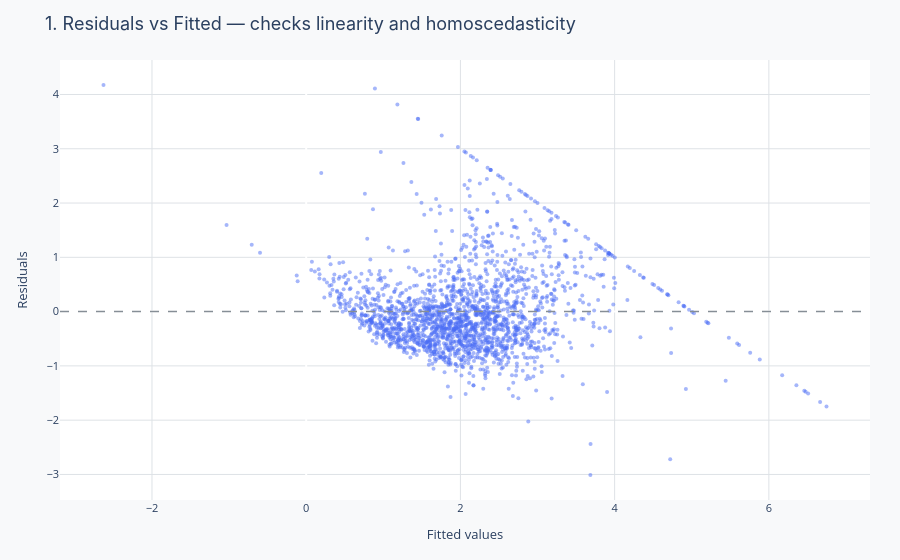
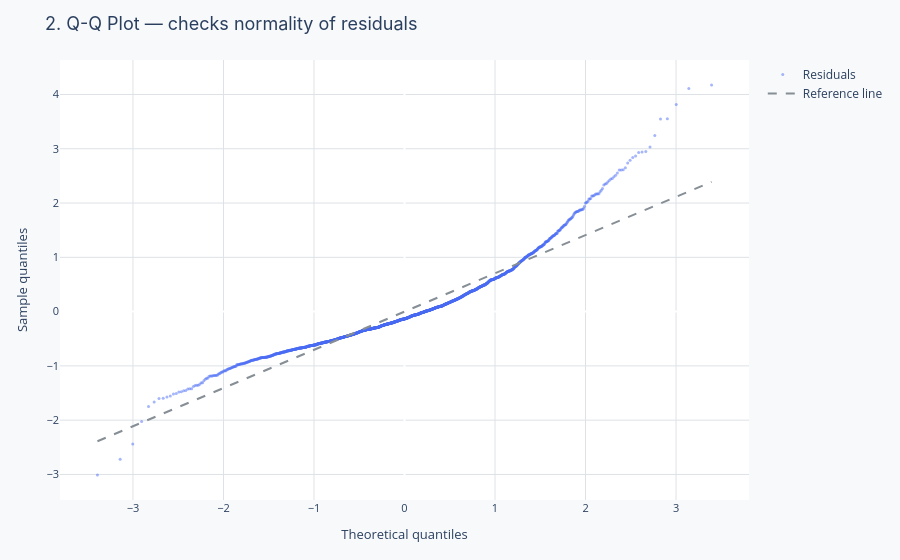
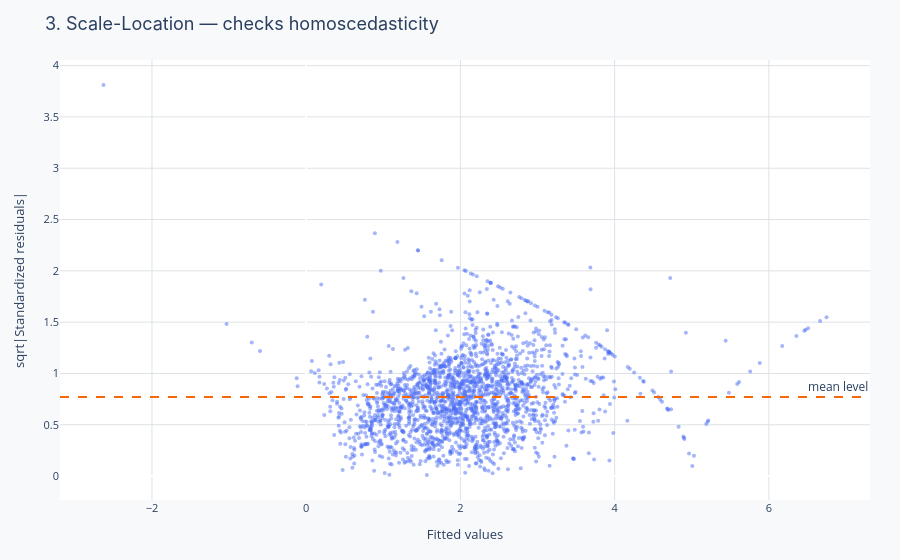

Here is the notebook cell these charts were saved with, in order:
### Markdown cell above
---
## Residual Analysis in Depth

A residual is the difference between the actual value and the model's prediction:

$$e_i = y_i - \hat{y}_i$$

**Standardized residuals** divide each residual by the estimated standard deviation of all residuals, making them comparable across different scales. Any standardized residual with absolute value above 3 is worth investigating as a potential outlier.

### The three diagnostic plots

| Plot | Checks | Good pattern | Warning pattern |
|------|--------|-------------|----------------|
| Residuals vs Fitted | Linearity and homoscedasticity | Random scatter around y = 0 | Curved trend or funnel shape |
| Q-Q Plot | Normality of residuals | Points fall on the diagonal | S-curve or heavy tails |
| Scale-Location | Homoscedasticity | Flat horizontal band | Upward slope (variance increases) |

The three charts below use a 2,000-observation sample from California Housing.

### Code cell
import statsmodels.api as sm
from scipy import stats as sp_stats
from sklearn.datasets import fetch_california_housing

np.random.seed(42)
_h = fetch_california_housing(as_frame=True)
_X, _y = _h.data.values, _h.target.values
_idx = np.random.choice(len(_X), 2000, replace=False)
_Xd, _yd = _X[_idx], _y[_idx]

_Xc      = sm.add_constant(_Xd)
_sm      = sm.OLS(_yd, _Xc).fit()
_inf     = _sm.get_influence()
_fitted  = _sm.fittedvalues
_resid   = _sm.resid
_sresid  = _inf.resid_studentized_internal

# 1. Residuals vs Fitted
_f1 = go.Figure(
    data=go.Scatter(x=_fitted, y=_resid, mode="markers",
        marker=dict(color=PALETTE["primary"], size=4, opacity=0.5), name="Residual"),
    layout=base_layout("1. Residuals vs Fitted — checks linearity and homoscedasticity",
        "Fitted values", "Residuals"),
)
_f1.add_hline(y=0, line_color=PALETTE["muted"], line_width=1.5, line_dash="dash")
_f1.show()

# 2. Q-Q Plot
(osm, osr), _ = sp_stats.probplot(_resid)
_qs, _qi = np.polyfit(osm, osr, 1)
_qx = np.array([float(osm.min()), float(osm.max())])
_f2 = go.Figure(layout=base_layout("2. Q-Q Plot — checks normality of residuals",
    "Theoretical quantiles", "Sample quantiles"))
_f2.add_trace(go.Scatter(x=osm, y=osr, mode="markers",
    marker=dict(color=PALETTE["primary"], size=3, opacity=0.5), name="Residuals"))
_f2.add_trace(go.Scatter(x=_qx, y=_qs * _qx + _qi, mode="lines",
    line=dict(color=PALETTE["muted"], width=2, dash="dash"), name="Reference line"))
_f2.show()

# 3. Scale-Location
_f3 = go.Figure(
    data=go.Scatter(x=_fitted, y=np.sqrt(np.abs(_sresid)), mode="markers",
        marker=dict(color=PALETTE["primary"], size=4, opacity=0.5),
        name="sqrt|Std residual|"),
    layout=base_layout("3. Scale-Location — checks homoscedasticity",
        "Fitted values", "sqrt|Standardized residuals|"),
)
_f3.add_hline(y=float(np.sqrt(np.abs(_sresid)).mean()),
              line_color=PALETTE["secondary"], line_width=2, line_dash="dash",
              annotation_text="mean level")
_f3.show()

### Figure 1 — Plotly figure (JSON) as saved in the notebook; plotly's stock layout.template omitted (floating-point values rounded to 4 significant figures; data arrays with more than 128 entries replaced by an {"elided": "..."} marker saying what was removed)
{"data": [{"marker": {"color": "#4C6EF5", "opacity": 0.5, "size": 4}, "mode": "markers", "name": "Residual", "type": "scatter", "x": {"elided": "2000 float values"}, "y": {"elided": "2000 float values"}}], "layout": {"legend": {"font": {"size": 12}}, "margin": {"b": 60, "l": 60, "r": 30, "t": 60}, "paper_bgcolor": "#F8F9FA", "plot_bgcolor": "#FFFFFF", "shapes": [{"line": {"color": "#868E96", "dash": "dash", "width": 1.5}, "type": "line", "x0": 0, "x1": 1, "xref": "x domain", "y0": 0, "y1": 0, "yref": "y"}], "title": {"font": {"family": "Inter, Arial, sans-serif", "size": 18}, "text": "1. Residuals vs Fitted — checks linearity and homoscedasticity"}, "xaxis": {"gridcolor": "#DEE2E6", "tickfont": {"size": 11}, "title": {"font": {"size": 13}, "text": "Fitted values"}}, "yaxis": {"gridcolor": "#DEE2E6", "tickfont": {"size": 11}, "title": {"font": {"size": 13}, "text": "Residuals"}}}}

### Figure 2 — Plotly figure (JSON) as saved in the notebook; plotly's stock layout.template omitted (floating-point values rounded to 4 significant figures; data arrays with more than 128 entries replaced by an {"elided": "..."} marker saying what was removed)
{"data": [{"marker": {"color": "#4C6EF5", "opacity": 0.5, "size": 3}, "mode": "markers", "name": "Residuals", "type": "scatter", "x": {"elided": "2000 float values"}, "y": {"elided": "2000 float values"}}, {"line": {"color": "#868E96", "dash": "dash", "width": 2}, "mode": "lines", "name": "Reference line", "type": "scatter", "x": [-3.392, 3.392], "y": [-2.389, 2.389]}], "layout": {"legend": {"font": {"size": 12}}, "margin": {"b": 60, "l": 60, "r": 30, "t": 60}, "paper_bgcolor": "#F8F9FA", "plot_bgcolor": "#FFFFFF", "title": {"font": {"family": "Inter, Arial, sans-serif", "size": 18}, "text": "2. Q-Q Plot — checks normality of residuals"}, "xaxis": {"gridcolor": "#DEE2E6", "tickfont": {"size": 11}, "title": {"font": {"size": 13}, "text": "Theoretical quantiles"}}, "yaxis": {"gridcolor": "#DEE2E6", "tickfont": {"size": 11}, "title": {"font": {"size": 13}, "text": "Sample quantiles"}}}}

### Figure 3 — Plotly figure (JSON) as saved in the notebook; plotly's stock layout.template omitted (floating-point values rounded to 4 significant figures; data arrays with more than 128 entries replaced by an {"elided": "..."} marker saying what was removed)
{"data": [{"marker": {"color": "#4C6EF5", "opacity": 0.5, "size": 4}, "mode": "markers", "name": "sqrt|Std residual|", "type": "scatter", "x": {"elided": "2000 float values"}, "y": {"elided": "2000 float values"}}], "layout": {"annotations": [{"showarrow": false, "text": "mean level", "x": 1, "xanchor": "right", "xref": "x domain", "y": 0.771, "yanchor": "bottom", "yref": "y"}], "legend": {"font": {"size": 12}}, "margin": {"b": 60, "l": 60, "r": 30, "t": 60}, "paper_bgcolor": "#F8F9FA", "plot_bgcolor": "#FFFFFF", "shapes": [{"line": {"color": "#F76707", "dash": "dash", "width": 2}, "type": "line", "x0": 0, "x1": 1, "xref": "x domain", "y0": 0.771, "y1": 0.771, "yref": "y"}], "title": {"font": {"family": "Inter, Arial, sans-serif", "size": 18}, "text": "3. Scale-Location — checks homoscedasticity"}, "xaxis": {"gridcolor": "#DEE2E6", "tickfont": {"size": 11}, "title": {"font": {"size": 13}, "text": "Fitted values"}}, "yaxis": {"gridcolor": "#DEE2E6", "tickfont": {"size": 11}, "title": {"font": {"size": 13}, "text": "sqrt|Standardized residuals|"}}}}
